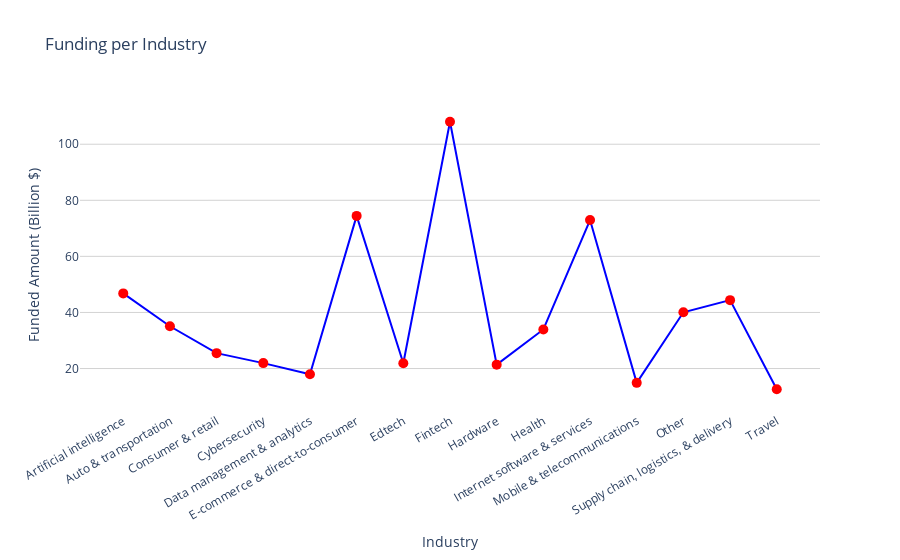

Notebook cell for this chart:
### Code cell
industry_funding = df.groupby('Industry')['Funding(in $ Billions)'].sum().reset_index()

fig = go.Figure()

fig.add_trace(go.Scatter(
    x=industry_funding['Industry'],
    y=industry_funding['Funding(in $ Billions)'],
    mode='lines+markers',
    line=dict(color='blue', width=2),
    marker=dict(color='red', size=10),
    text=industry_funding['Funding(in $ Billions)'],
    textposition='top center',
    hovertemplate='<b>Industry</b>: %{x}<br><b>Funding</b>: $%{y:.2f}B<br>',
))

fig.update_layout(
    title='Funding per Industry',
    xaxis=dict(title='Industry', showgrid=False, tickangle=330),
    yaxis=dict(title='Funded Amount (Billion $)', showgrid=True, gridwidth=1, gridcolor='lightgray'),
    template='plotly_white',
    showlegend=False,
)

fig.show()

### Figure 1 — Plotly figure (JSON) as saved in the notebook; plotly's stock layout.template omitted (floating-point values rounded to 4 significant figures)
{"data": [{"hovertemplate": "<b>Industry</b>: %{x}<br><b>Funding</b>: $%{y:.2f}B<br>", "line": {"color": "blue", "width": 2}, "marker": {"color": "red", "size": 10}, "mode": "lines+markers", "text": [46.8, 35.07, 25.49, 21.93, 17.98, 74.44, 21.88, 108.0, 21.38, 33.94, 72.95, 14.88, 40.04, 44.39, 12.63], "textposition": "top center", "type": "scatter", "x": ["Artificial intelligence", "Auto & transportation", "Consumer & retail", "Cybersecurity", "Data management & analytics", "E-commerce & direct-to-consumer", "Edtech", "Fintech", "Hardware", "Health", "Internet software & services", "Mobile & telecommunications", "Other", "Supply chain, logistics, & delivery", "Travel"], "y": [46.8, 35.07, 25.49, 21.93, 17.98, 74.44, 21.88, 108.0, 21.38, 33.94, 72.95, 14.88, 40.04, 44.39, 12.63]}], "layout": {"showlegend": false, "title": {"text": "Funding per Industry"}, "xaxis": {"showgrid": false, "tickangle": -30, "title": {"text": "Industry"}}, "yaxis": {"gridcolor": "lightgray", "gridwidth": 1, "showgrid": true, "title": {"text": "Funded Amount (Billion $)"}}}}
